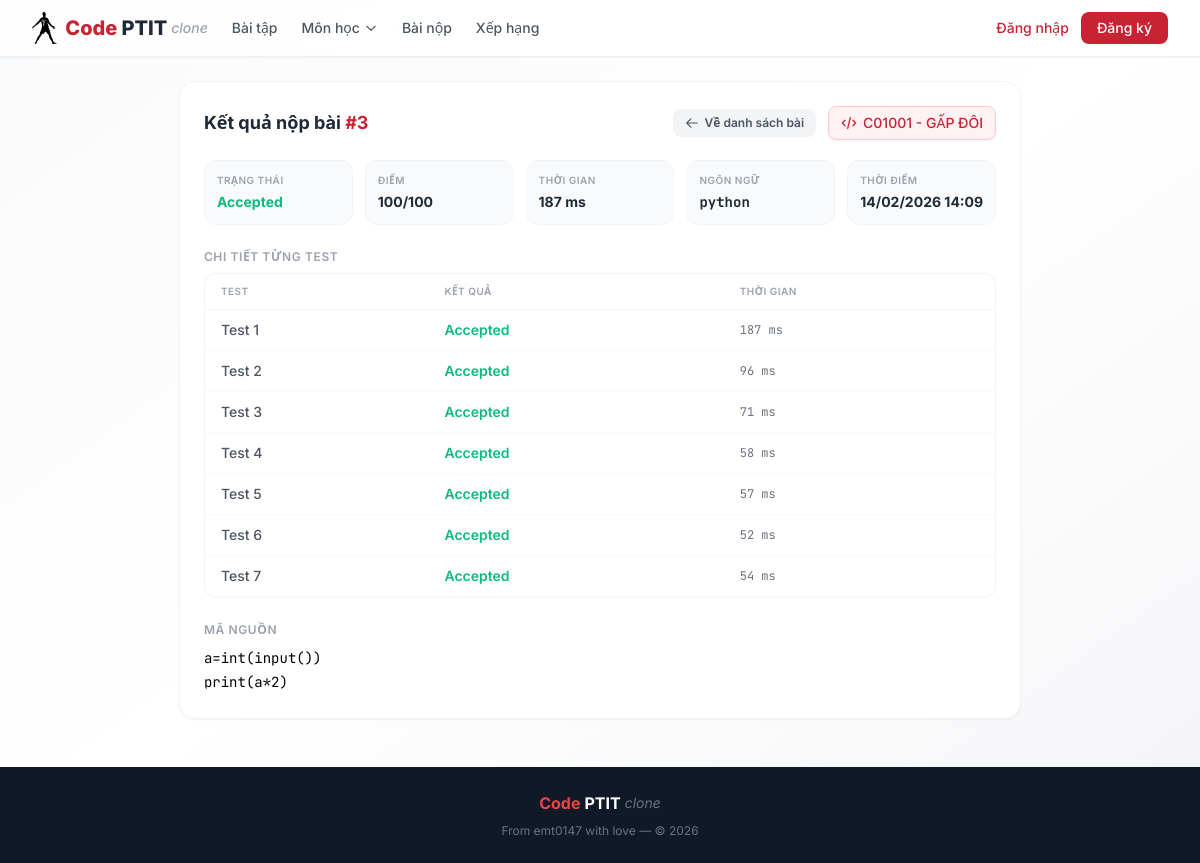
Page /submission/3 on the committed database.
### models.py (models this page shows)
class Submission(Base):
    __tablename__ = "submissions"
    id = Column(Integer, primary_key=True, index=True)
    user_id = Column(Integer, ForeignKey("users.id"), nullable=False, index=True)
    problem_id = Column(Integer, ForeignKey("problems.id"), nullable=False, index=True)
    language = Column(String(20), nullable=False)
    source_code = Column(Text, nullable=False)
    status = Column(String(30), default=SubmissionStatus.PENDING)
    score = Column(Float, default=0.0)  # 0-100
    time_ms = Column(Float, default=0.0)
    memory_kb = Column(Float, default=0.0)
    compile_error = Column(Text, default="")
    created_at = Column(DateTime, default=datetime.utcnow)
    user = relationship("User", back_populates="submissions")
    problem = relationship("Problem", back_populates="submissions")
    results = relationship("SubmissionResult", back_populates="submission", cascade="all, delete-orphan")

class Problem(Base):
    __tablename__ = "problems"
    id = Column(Integer, primary_key=True, index=True)
    code = Column(String(20), unique=True, index=True, nullable=False)  # e.g., CPP0101
    title = Column(String(200), nullable=False)
    category = Column(String(100), default="", index=True)  # Subject/category
    description = Column(Text, nullable=False)  # Markdown supported
    input_description = Column(Text, default="")
    output_description = Column(Text, default="")
    sample_input = Column(Text, default="")
    sample_output = Column(Text, default="")
    difficulty = Column(String(20), default=Difficulty.EASY)
    time_limit = Column(Float, default=1.0)  # seconds
    memory_limit = Column(Integer, default=256)  # MB
    created_at = Column(DateTime, default=datetime.utcnow)
    total_submissions = Column(Integer, default=0)
    accepted_count = Column(Integer, default=0)
    testcases = relationship("TestCase", back_populates="problem", cascade="all, delete-orphan")
    submissions = relationship("Submission", back_populates="problem")

class SubmissionResult(Base):
    __tablename__ = "submission_results"
    id = Column(Integer, primary_key=True, index=True)
    submission_id = Column(Integer, ForeignKey("submissions.id"), nullable=False)
    testcase_id = Column(Integer, ForeignKey("testcases.id"), nullable=False)
    status = Column(String(30), default=SubmissionStatus.PENDING)
    time_ms = Column(Float, default=0.0)
    memory_kb = Column(Float, default=0.0)
    actual_output = Column(Text, default="")
    submission = relationship("Submission", back_populates="results")

### routers/submissions.py (the view)
@router.get("/submission/{submission_id}")
async def submission_detail(
    request: Request,
    submission_id: int,
    db: Session = Depends(get_db)
):
    user = get_current_user(request, db)
    submission = db.query(Submission).filter(Submission.id == submission_id).first()
    if not submission:
        raise HTTPException(status_code=404, detail="Submission not found")
    problem = submission.problem
    return templates.TemplateResponse("submission_detail.html", {
        "request": request,
        "user": user,
        "submission": submission,
        "problem": problem,
        "results": submission.results,
    })

### templates/submission_detail.html (shortened to what this page needs)
{% extends "base.html" %}
{% block content %}
<div class="max-w-4xl mx-auto animate-fade-in">
    <div class="bg-white rounded-2xl shadow-sm border border-gray-100 p-6 mb-6">
        <div class="flex items-center justify-between mb-5">
            <h1 class="text-lg font-bold text-gray-800">
                Kết quả nộp bài <span class="text-brand-600">#{{ submission.id }}</span>
            </h1>
            <div class="flex items-center gap-3">
                <a href="/category/{{ problem.category }}"
                    class="hidden sm:flex items-center gap-1.5 px-3 py-1.5 text-xs font-semibold bg-gray-100 text-gray-600 rounded-lg hover:bg-gray-200 transition">
                    <svg class="w-3.5 h-3.5" fill="none" stroke="currentColor" viewBox="0 0 24 24">
                        <path stroke-linecap="round" stroke-linejoin="round" stroke-width="2" d="M10 19l-7-7m0 0l7-7m-7 7h18" />
                    </svg>
                    Về danh sách bài
                </a>
                <a href="/problem/{{ problem.code }}"
                    class="text-sm border border-brand-200 bg-brand-50 text-brand-600 px-3 py-1.5 rounded-lg hover:bg-brand-100 hover:border-brand-300 font-medium transition flex items-center gap-1.5 shadow-sm">
                    <svg class="w-4 h-4" fill="none" stroke="currentColor" viewBox="0 0 24 24">
                        <path stroke-linecap="round" stroke-linejoin="round" stroke-width="2"
                            d="M10 20l4-16m4 4l4 4-4 4M6 16l-4-4 4-4" />
                    </svg>
                    {{ problem.code }} - {{ problem.title }}
                </a>
            </div>
        </div>
        <div class="grid grid-cols-2 md:grid-cols-5 gap-3 mb-6">
            <div class="bg-gray-50 p-3 rounded-xl border border-gray-100">
                <div class="text-[10px] text-gray-400 uppercase tracking-wider font-semibold">Trạng thái</div>
                <div data-field="status" class="text-sm font-bold mt-1
                    {% if submission.status == 'Accepted' %}status-accepted
                    {% elif submission.status == 'Wrong Answer' %}status-wrong
                    {% elif submission.status == 'Time Limit Exceeded' %}status-tle
                    {% elif submission.status == 'Compilation Error' %}status-ce
                    {% elif submission.status == 'Runtime Error' %}status-re
                    {% elif submission.status == 'Memory Limit Exceeded' %}status-mle
                    {% else %}status-pending{% endif %}
                ">{{ submission.status }}</div>
            </div>
            <div class="bg-gray-50 p-3 rounded-xl border border-gray-100">
                <div class="text-[10px] text-gray-400 uppercase tracking-wider font-semibold">Điểm</div>
                <div data-field="score" class="text-sm font-bold mt-1 text-gray-800">{{ "%.0f"|format(submission.score)
                    }}/100</div>
            </div>
            <div class="bg-gray-50 p-3 rounded-xl border border-gray-100">
                <div class="text-[10px] text-gray-400 uppercase tracking-wider font-semibold">Thời gian</div>
                <div data-field="time" class="text-sm font-bold mt-1 text-gray-800">{{ "%.0f"|format(submission.time_ms)
                    }} ms</div>
            </div>
            <div class="bg-gray-50 p-3 rounded-xl border border-gray-100">
                <div class="text-[10px] text-gray-400 uppercase tracking-wider font-semibold">Ngôn ngữ</div>
                <div class="text-sm font-bold mt-1 text-gray-800 font-mono">{{ submission.language }}</div>
            </div>
            <div class="bg-gray-50 p-3 rounded-xl border border-gray-100">
                <div class="text-[10px] text-gray-400 uppercase tracking-wider font-semibold">Thời điểm</div>
                <div class="text-sm font-bold mt-1 text-gray-800">{{ submission.created_at.strftime('%d/%m/%Y %H:%M') }}
                </div>
            </div>
        </div>
        <div id="results-section" class="{% if not results %}hidden{% endif %}">
            <h3 class="text-xs font-semibold text-gray-400 uppercase tracking-wider mb-2">Chi tiết từng test</h3>
            <div class="bg-white border border-gray-100 rounded-xl overflow-hidden">
                <table class="min-w-full">
                    <thead>
                        <tr class="border-b border-gray-100">
                            <th
                                class="px-4 py-2.5 text-left text-[10px] font-semibold text-gray-400 uppercase tracking-wider">
                                Test</th>
                            <th
                                class="px-4 py-2.5 text-left text-[10px] font-semibold text-gray-400 uppercase tracking-wider">
                                Kết quả</th>
                            <th
                                class="px-4 py-2.5 text-left text-[10px] font-semibold text-gray-400 uppercase tracking-wider">
                                Thời gian</th>
                        </tr>
                    </thead>
                    <tbody id="results-tbody">
                        {% for r in results %}
                        <tr class="table-row-hover border-b border-gray-50">
                            <td class="px-4 py-2.5 text-sm text-gray-600 font-medium">Test {{ loop.index }}</td>
                            <td class="px-4 py-2.5 text-sm font-semibold
                                {% if r.status == 'Accepted' %}status-accepted
                                {% elif r.status == 'Wrong Answer' %}status-wrong
                                {% elif r.status == 'Time Limit Exceeded' %}status-tle
                                {% elif r.status == 'Runtime Error' %}status-re
                                {% else %}status-pending{% endif %}
                            ">{{ r.status }}</td>
                            <td class="px-4 py-2.5 text-xs text-gray-500 font-mono">{{ "%.0f"|format(r.time_ms) }} ms
                            </td>
                        </tr>
                        {% endfor %}
                    </tbody>
                </table>
            </div>
        </div>
        <div class="mt-6">
            <h3 class="text-xs font-semibold text-gray-400 uppercase tracking-wider mb-2">Mã nguồn</h3>
            <pre
                class="rounded-xl overflow-hidden"><code class="language-{{ submission.language }} text-sm">{{ submission.source_code }}</code></pre>
        </div>
    </div>
</div>
{% endblock %}

### templates/base.html (style rules this page uses)
body { font-family: 'Inter', system-ui, sans-serif; }
.status-accepted { color: #10b981; font-weight: 600; }
.table-row-hover { transition: all 0.15s ease; }

### rows in the picture
Submission: id "3", status "Accepted", score "100", time_ms "187", language "python", created_at "14/02/2026 14:09", source_code "a=int(input()) print(a*2)"
Problem: code "C01001", title "GẤP ĐÔI"
SubmissionResult: status "Accepted", time_ms "187"
SubmissionResult: status "Accepted", time_ms "96"
SubmissionResult: status "Accepted", time_ms "71"
SubmissionResult: status "Accepted", time_ms "58"
SubmissionResult: status "Accepted", time_ms "57"
SubmissionResult: status "Accepted", time_ms "52"
SubmissionResult: status "Accepted", time_ms "54"
